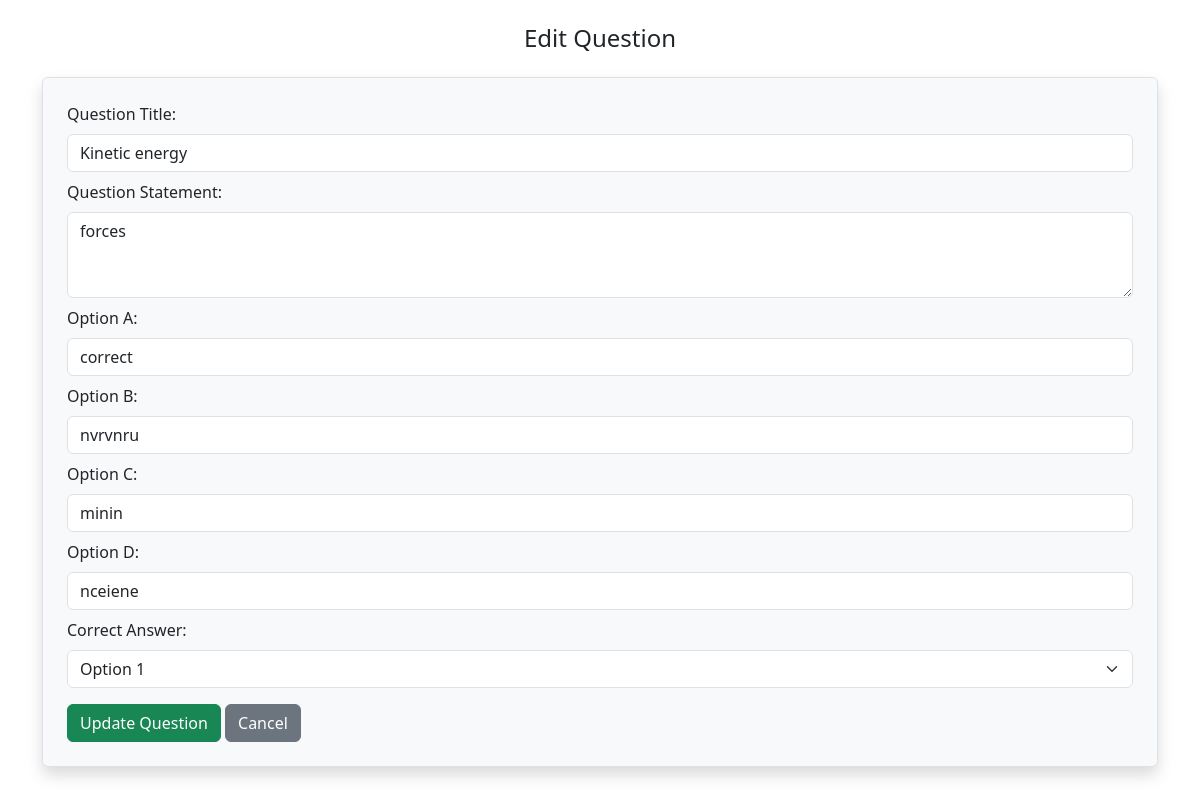
/ques_auth/admin/question/edit/1, run on the app's committed database.
### models/models.py (models this page shows)
class Question(db.Model):
    id = db.Column(db.Integer, primary_key=True)
    title = db.Column(db.String(255), nullable=False)
    statement = db.Column(db.Text, nullable=False)
    option1 = db.Column(db.String(100), nullable=False)
    option2 = db.Column(db.String(100), nullable=False)
    option3 = db.Column(db.String(100), nullable=False)
    option4 = db.Column(db.String(100), nullable=False)
    correct_option = db.Column(db.String(100), nullable=False)
    quiz_id = db.Column(db.Integer, db.ForeignKey('quiz.id'), nullable=False)
    chapter_id = db.Column(db.Integer, db.ForeignKey('chapter.id'), nullable=False)

### controllers/question_CUD.py (the view, shortened to what this page needs)
@ques_bp.route('/admin/question/edit/<int:id>', methods=['GET', 'POST'])
def edit_question(id):
    question = Question.query.get_or_404(id)
    form = QuestionForm(obj=question)
    form.chapter_id.choices = [(chapter.id, chapter.name) for chapter in Chapter.query.all()]
    return render_template('edit_question.html', form=form, question=question)

### controllers/forms.py
class QuestionForm(FlaskForm):
    chapter_id = SelectField('Chapter', coerce=int, validators=[DataRequired()])
    quiz_id = SelectField('Quiz', coerce=int, validators=[DataRequired()])
    title = StringField('Question Title', validators=[DataRequired()])
    statement = TextAreaField('Question Statement', validators=[DataRequired()])
    option1 = StringField('Option 1', validators=[DataRequired()])
    option2 = StringField('Option 2', validators=[DataRequired()])
    option3 = StringField('Option 3', validators=[DataRequired()])
    option4 = StringField('Option 4', validators=[DataRequired()])
    correct_option = SelectField('Correct Option', choices=[('option1', 'Option 1'), ('option2', 'Option 2'), ('option3', 'Option 3'), ('option4', 'Option 4')], validators=[DataRequired()])
    submit = SubmitField('Add Question')

### templates/edit_question.html (shortened to what this page needs)
<!DOCTYPE html>
<html lang="en">
<head>
    <link rel="stylesheet" href="https://cdn.jsdelivr.net/npm/bootstrap@5.3.0/dist/css/bootstrap.min.css">
</head>
<body>
    <div class="container mt-4">
        <h4 class="mb-4 text-center">Edit Question</h4>
        <form method="POST" class="p-4 border rounded bg-light shadow">
            <div class="mb-2">
                <label for="title" class="form-label">Question Title:</label>
                {{ form.title(class="form-control", id="title", type="text") }}
            </div>
            <div class="mb-2">
                <label for="statement" class="form-label">Question Statement:</label>
                {{ form.statement(class="form-control", id="statement", rows=3) }}
            </div>
            <div class="mb-2">
                <label for="option1" class="form-label">Option A:</label>
                {{ form.option1(class="form-control", id="option1", type="text") }}
            </div>
            <div class="mb-2">
                <label for="option2" class="form-label">Option B:</label>
                {{ form.option2(class="form-control", id="option2", type="text") }}
            </div>
            <div class="mb-2">
                <label for="option3" class="form-label">Option C:</label>
                {{ form.option3(class="form-control", id="option3", type="text") }}
            </div>
            <div class="mb-2">
                <label for="option4" class="form-label">Option D:</label>
                {{ form.option4(class="form-control", id="option4", type="text") }}
            </div>
            <div class="mb-3">
                <label for="correct_option" class="form-label">Correct Answer:</label>
                {{ form.correct_option(class="form-select", id="correct_option") }}
            </div>
            <button type="submit" class="btn btn-success">Update Question</button>
            <a href="{{ url_for('ques_auth.add_question') }}" class="btn btn-secondary">Cancel</a>
        </form>
    </div>
</body>
</html>

### data on the page
Question: title "Kinetic energy", statement "forces", option1 "correct", option2 "nvrvnru", option3 "minin", option4 "nceiene", correct_option "Option 1"
